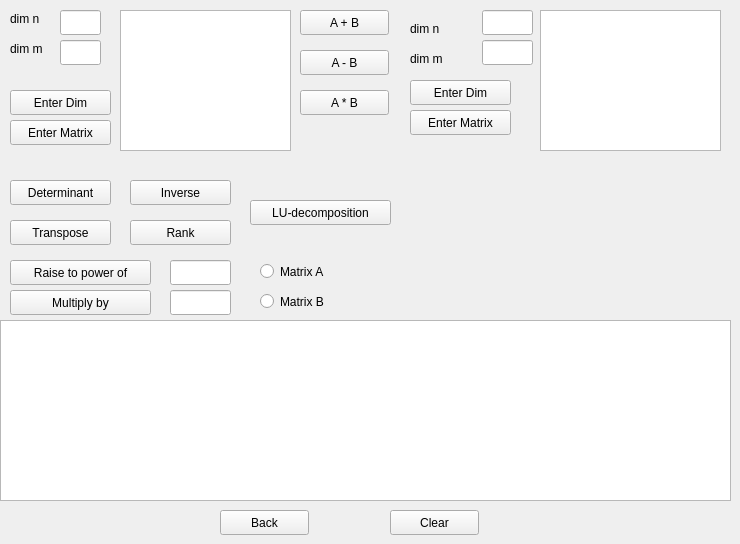
    <widget class="QWidget" name="matrixPage">
     <widget class="QLineEdit" name="dimNLineEditA">
      <property name="geometry">
       <rect>
        <x>60</x>
        <y>10</y>
        <width>41</width>
        <height>25</height>
       </rect>
      </property>
     </widget>
     <widget class="QLineEdit" name="dimMLineEditA">
      <property name="geometry">
       <rect>
        <x>60</x>
        <y>40</y>
        <width>41</width>
        <height>25</height>
       </rect>
      </property>
     </widget>
     <widget class="QLabel" name="dimNLabelA">
      <property name="geometry">
       <rect>
        <x>10</x>
        <y>10</y>
        <width>67</width>
        <height>17</height>
       </rect>
      </property>
      <property name="text">
       <string>dim n</string>
      </property>
     </widget>
     <widget class="QLabel" name="dimMLabelA">
      <property name="geometry">
       <rect>
        <x>10</x>
        <y>40</y>
        <width>67</width>
        <height>17</height>
       </rect>
      </property>
      <property name="text">
       <string>dim m</string>
      </property>
     </widget>
     <widget class="QPushButton" name="enterDimensionButtonA">
      <property name="geometry">
       <rect>
        <x>10</x>
        <y>90</y>
        <width>101</width>
        <height>25</height>
       </rect>
      </property>
      <property name="text">
       <string>Enter Dim</string>
      </property>
     </widget>
     <widget class="QPlainTextEdit" name="matrixInputPlainTextEditB">
      <property name="geometry">
       <rect>
        <x>540</x>
        <y>10</y>
        <width>181</width>
        <height>141</height>
       </rect>
      </property>
     </widget>
     <widget class="QLabel" name="dimNLabelB">
      <property name="geometry">
       <rect>
        <x>410</x>
        <y>20</y>
        <width>67</width>
        <height>17</height>
       </rect>
      </property>
      <property name="text">
       <string>dim n</string>
      </property>
     </widget>
     <widget class="QLabel" name="dimMLabelB">
      <property name="geometry">
       <rect>
        <x>410</x>
        <y>50</y>
        <width>67</width>
        <height>17</height>
       </rect>
      </property>
      <property name="text">
       <string>dim m</string>
      </property>
     </widget>
     <widget class="QLineEdit" name="dimNLineEditB">
      <property name="geometry">
       <rect>
        <x>482</x>
        <y>10</y>
        <width>51</width>
        <height>25</height>
       </rect>
      </property>
     </widget>
     <widget class="QLineEdit" name="dimMLineEditB">
      <property name="geometry">
       <rect>
        <x>482</x>
        <y>40</y>
        <width>51</width>
        <height>25</height>
       </rect>
      </property>
     </widget>
     <widget class="QPlainTextEdit" name="matrixOutputPlainTextEdit">
      <property name="geometry">
       <rect>
        <x>0</x>
        <y>320</y>
        <width>731</width>
        <height>181</height>
       </rect>
      </property>
     </widget>
     <widget class="QPushButton" name="matrixPlusButton">
      <property name="geometry">
       <rect>
        <x>300</x>
        <y>10</y>
        <width>89</width>
        <height>25</height>
       </rect>
      </property>
      <property name="text">
       <string>A + B</string>
      </property>
     </widget>
     <widget class="QPushButton" name="matrixMinusButton">
      <property name="geometry">
       <rect>
        <x>300</x>
        <y>50</y>
        <width>89</width>
        <height>25</height>
       </rect>
      </property>
      <property name="text">
       <string>A - B</string>
      </property>
     </widget>
     <widget class="QPushButton" name="matrixMultiplyButton">
      <property name="geometry">
       <rect>
        <x>300</x>
        <y>90</y>
        <width>89</width>
        <height>25</height>
       </rect>
      </property>
      <property name="text">
       <string>A * B</string>
      </property>
     </widget>
     <widget class="QPlainTextEdit" name="matrixInputPlainTextEditA">
      <property name="geometry">
       <rect>
        <x>120</x>
        <y>10</y>
        <width>171</width>
        <height>141</height>
       </rect>
      </property>
     </widget>
     <widget class="QPushButton" name="enterDimensionButtonB">
      <property name="geometry">
       <rect>
        <x>410</x>
        <y>80</y>
        <width>101</width>
        <height>25</height>
       </rect>
      </property>
      <property name="text">
       <string>Enter Dim</string>
      </property>
     </widget>
     <widget class="QPushButton" name="determinantButtonA">
      <property name="geometry">
       <rect>
        <x>10</x>
        <y>180</y>
        <width>101</width>
        <height>25</height>
       </rect>
      </property>
      <property name="text">
       <string>Determinant</string>
      </property>
     </widget>
     <widget class="QPushButton" name="inverseButtonA">
      <property name="geometry">
       <rect>
        <x>130</x>
        <y>180</y>
        <width>101</width>
        <height>25</height>
       </rect>
      </property>
      <property name="text">
       <string>Inverse</string>
      </property>
     </widget>
     <widget class="QPushButton" name="transposeButtonA">
      <property name="geometry">
       <rect>
        <x>10</x>
        <y>220</y>
        <width>101</width>
        <height>25</height>
       </rect>
      </property>
      <property name="text">
       <string>Transpose</string>
      </property>
     </widget>
     <widget class="QPushButton" name="multiplyByButtonA">
      <property name="geometry">
       <rect>
        <x>10</x>
        <y>290</y>
        <width>141</width>
        <height>25</height>
       </rect>
      </property>
      <property name="text">
       <string>Multiply by</string>
      </property>
     </widget>
     <widget class="QLineEdit" name="multiplyBylineEditA">
      <property name="geometry">
       <rect>
        <x>170</x>
        <y>290</y>
        <width>61</width>
        <height>25</height>
       </rect>
      </property>
     </widget>
     <widget class="QPushButton" name="raisePowerButtonA">
      <property name="geometry">
       <rect>
        <x>10</x>
        <y>260</y>
        <width>141</width>
        <height>25</height>
       </rect>
      </property>
      <property name="text">
       <string>Raise to power of</string>
      </property>
     </widget>
     <widget class="QLineEdit" name="raisePowerlineEditA">
      <property name="geometry">
       <rect>
        <x>170</x>
        <y>260</y>
        <width>61</width>
        <height>25</height>
       </rect>
      </property>
     </widget>
     <widget class="QPushButton" name="goFromMatrixToMainPageButton">
      <property name="geometry">
       <rect>
        <x>220</x>
        <y>510</y>
        <width>89</width>
        <height>25</height>
       </rect>
      </property>
      <property name="text">
       <string>Back</string>
      </property>
     </widget>
     <widget class="QPushButton" name="enterMatrixButtonA">
      <property name="geometry">
       <rect>
        <x>10</x>
        <y>120</y>
        <width>101</width>
        <height>25</height>
       </rect>
      </property>
      <property name="text">
       <string>Enter Matrix</string>
      </property>
     </widget>
     <widget class="QPushButton" name="enterMatrixButtonB">
      <property name="geometry">
       <rect>
        <x>410</x>
        <y>110</y>
        <width>101</width>
        <height>25</height>
       </rect>
      </property>
      <property name="text">
       <string>Enter Matrix</string>
      </property>
     </widget>
     <widget class="QPushButton" name="clearMatrixButton">
      <property name="geometry">
       <rect>
        <x>390</x>
        <y>510</y>
        <width>89</width>
        <height>25</height>
       </rect>
      </property>
      <property name="text">
       <string>Clear</string>
      </property>
     </widget>
     <widget class="QPushButton" name="matrixRankButton">
      <property name="geometry">
       <rect>
        <x>130</x>
        <y>220</y>
        <width>101</width>
        <height>25</height>
       </rect>
      </property>
      <property name="text">
       <string>Rank</string>
      </property>
     </widget>
     <widget class="QPushButton" name="LUDecompButton">
      <property name="geometry">
       <rect>
        <x>250</x>
        <y>200</y>
        <width>141</width>
        <height>25</height>
       </rect>
      </property>
      <property name="text">
       <string>LU-decomposition</string>
      </property>
     </widget>
     <widget class="QRadioButton" name="ARadioButton">
      <property name="geometry">
       <rect>
        <x>260</x>
        <y>260</y>
        <width>112</width>
        <height>23</height>
       </rect>
      </property>
      <property name="text">
       <string>Matrix A</string>
      </property>
     </widget>
     <widget class="QRadioButton" name="BRadioButton">
      <property name="geometry">
       <rect>
        <x>260</x>
        <y>290</y>
        <width>112</width>
        <height>23</height>
       </rect>
      </property>
      <property name="text">
       <string>Matrix B</string>
      </property>
     </widget>
    </widget>
